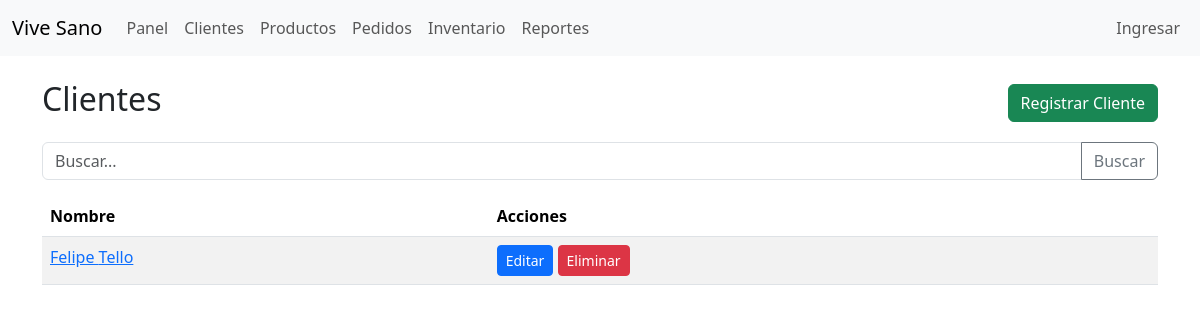
Before: /clientes/listaClientes/ with the older database file.
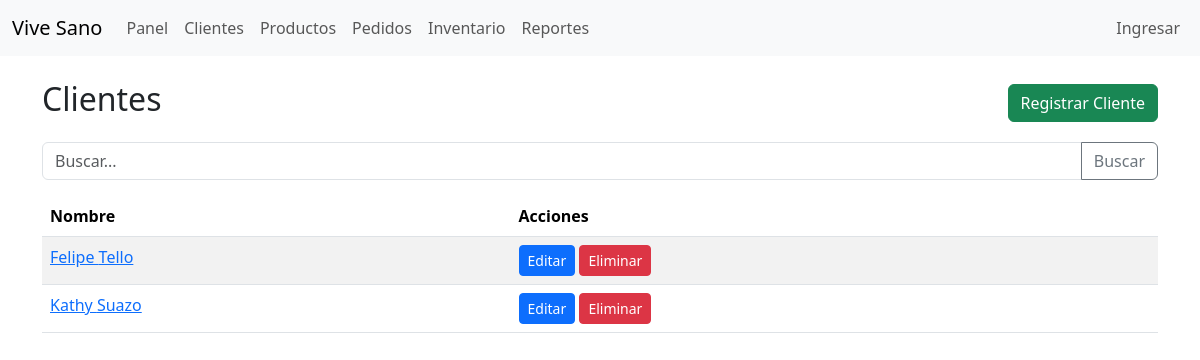
After: the same page with the newer database file.
### cliente/models.py (models this page shows, shortened)
class Cliente(models.Model):
    nombre_cliente = models.CharField(max_length=100, null = False, blank = False)
    apellido_cliente = models.CharField(max_length=100, null = False, blank = False)
    direccion_cliente = models.CharField(max_length=200)
    telefono_cliente = models.CharField(max_length=15)
    alergia_cliente = models.TextField(max_length=200, null = False, blank = False)

### cliente/views.py (the view)
# urls.py: path('listaClientes/', views.lista_clientes, name = 'lista_clientes'),
def lista_clientes(request):
    clientes = Cliente.objects.all()
    return render(request, 'cliente/listaClientes.html', {'clientes': clientes})

### cliente/templates/cliente/listaClientes.html (shortened to what this page needs)
{% extends 'base.html' %}
{% load static %}
{% block content %}
<div class="d-flex justify-content-between align-items-center">
    <h2>Clientes</h2>
    <a class="btn btn-success" href="/clientes/">Registrar Cliente</a>
</div>
<form class="mt-3 mb-3">
    <div class="input-group">
        <input name="busqueda" value="{{ busqueda }}" class="form-control" placeholder="Buscar...">
        <button class="btn btn-outline-secondary" type="submit">Buscar</button>
    </div>
</form>
<table class="table table-striped">
    <thead>
        <tr>
            <th>Nombre</th>
            <th>Acciones</th>
        </tr>
    </thead>
    <tbody>
        {% for x in clientes %}
        <tr>
            <td><a href="">{{ x.nombre_cliente }} {{ x.apellido_cliente }}</a></td>
            <td>
                <a class="btn btn-sm btn-primary" href="">Editar</a>
                <a class="btn btn-sm btn-danger" href="">Eliminar</a>
            </td>
        </tr>
        {% empty %}
        <tr><td colspan="4">No hay clientes.</td></tr>
        {% endfor %}
    </tbody>
</table>
{% endblock %}

Changed rows visible on the page:
added Cliente: nombre_cliente "Kathy", apellido_cliente "Suazo"
